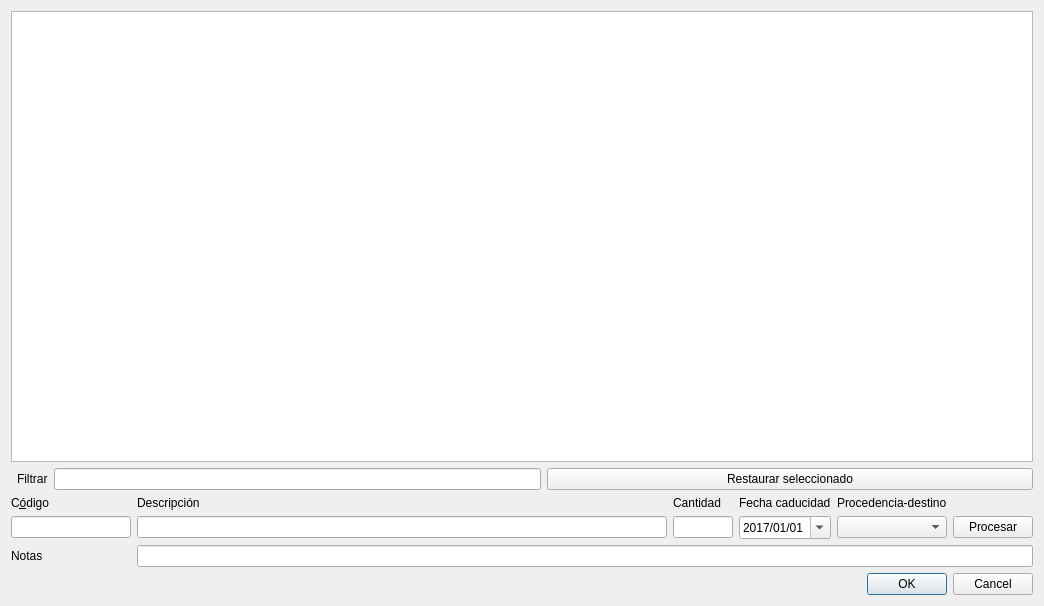
<?xml version="1.0" encoding="UTF-8"?>
<ui version="4.0">
 <class>Prestamos</class>
 <widget class="QDialog" name="Prestamos">
  <property name="geometry">
   <rect>
    <x>0</x>
    <y>0</y>
    <width>1044</width>
    <height>606</height>
   </rect>
  </property>
  <property name="windowTitle">
   <string>Dialog</string>
  </property>
  <layout class="QGridLayout" name="gridLayout_2">
   <item row="0" column="0" colspan="4">
    <widget class="QTableView" name="tableView"/>
   </item>
   <item row="3" column="3">
    <widget class="QDialogButtonBox" name="buttonBox">
     <property name="orientation">
      <enum>Qt::Horizontal</enum>
     </property>
     <property name="standardButtons">
      <set>QDialogButtonBox::Cancel|QDialogButtonBox::Ok</set>
     </property>
    </widget>
   </item>
   <item row="1" column="1">
    <widget class="QLabel" name="label_6">
     <property name="text">
      <string>Filtrar</string>
     </property>
    </widget>
   </item>
   <item row="2" column="0" colspan="4">
    <layout class="QGridLayout" name="gridLayout">
     <item row="1" column="3">
      <widget class="QDateEdit" name="dateEdit">
       <property name="displayFormat">
        <string>yyyy/MM/dd</string>
       </property>
       <property name="calendarPopup">
        <bool>true</bool>
       </property>
       <property name="date">
        <date>
         <year>2017</year>
         <month>1</month>
         <day>1</day>
        </date>
       </property>
      </widget>
     </item>
     <item row="1" column="4">
      <widget class="QComboBox" name="comboBox"/>
     </item>
     <item row="1" column="5">
      <widget class="QPushButton" name="pushButtonProcesar">
       <property name="text">
        <string>Procesar</string>
       </property>
       <property name="autoDefault">
        <bool>false</bool>
       </property>
      </widget>
     </item>
     <item row="0" column="4">
      <widget class="QLabel" name="label_5">
       <property name="text">
        <string>Procedencia-destino</string>
       </property>
      </widget>
     </item>
     <item row="0" column="0">
      <widget class="QLabel" name="label">
       <property name="text">
        <string>C&amp;ódigo</string>
       </property>
       <property name="buddy">
        <cstring>lineEditEan</cstring>
       </property>
      </widget>
     </item>
     <item row="0" column="1">
      <widget class="QLabel" name="label_2">
       <property name="text">
        <string>Descripción</string>
       </property>
       <property name="buddy">
        <cstring>lineEditDescripcion</cstring>
       </property>
      </widget>
     </item>
     <item row="0" column="2">
      <widget class="QLabel" name="label_3">
       <property name="text">
        <string>Cantidad</string>
       </property>
       <property name="buddy">
        <cstring>lineEditCantidad</cstring>
       </property>
      </widget>
     </item>
     <item row="0" column="3">
      <widget class="QLabel" name="label_4">
       <property name="text">
        <string>Fecha caducidad</string>
       </property>
       <property name="buddy">
        <cstring>dateEdit</cstring>
       </property>
      </widget>
     </item>
     <item row="1" column="0">
      <widget class="QLineEdit" name="lineEditEan">
       <property name="maximumSize">
        <size>
         <width>120</width>
         <height>16777215</height>
        </size>
       </property>
       <property name="maxLength">
        <number>13</number>
       </property>
      </widget>
     </item>
     <item row="1" column="1">
      <widget class="QLineEdit" name="lineEditDescripcion"/>
     </item>
     <item row="1" column="2">
      <widget class="QLineEdit" name="lineEditCantidad">
       <property name="maximumSize">
        <size>
         <width>60</width>
         <height>16777215</height>
        </size>
       </property>
       <property name="maxLength">
        <number>3</number>
       </property>
      </widget>
     </item>
     <item row="2" column="1" colspan="5">
      <widget class="QLineEdit" name="lineEditNotas"/>
     </item>
     <item row="2" column="0">
      <widget class="QLabel" name="label_7">
       <property name="text">
        <string>Notas</string>
       </property>
      </widget>
     </item>
    </layout>
   </item>
   <item row="1" column="2">
    <widget class="QLineEdit" name="lineEdit"/>
   </item>
   <item row="1" column="3">
    <widget class="QPushButton" name="pushButton">
     <property name="text">
      <string>Restaurar seleccionado</string>
     </property>
     <property name="autoDefault">
      <bool>false</bool>
     </property>
    </widget>
   </item>
  </layout>
 </widget>
 <resources/>
 <connections>
  <connection>
   <sender>buttonBox</sender>
   <signal>accepted()</signal>
   <receiver>Prestamos</receiver>
   <slot>accept()</slot>
   <hints>
    <hint type="sourcelabel">
     <x>248</x>
     <y>254</y>
    </hint>
    <hint type="destinationlabel">
     <x>157</x>
     <y>274</y>
    </hint>
   </hints>
  </connection>
  <connection>
   <sender>buttonBox</sender>
   <signal>rejected()</signal>
   <receiver>Prestamos</receiver>
   <slot>reject()</slot>
   <hints>
    <hint type="sourcelabel">
     <x>316</x>
     <y>260</y>
    </hint>
    <hint type="destinationlabel">
     <x>286</x>
     <y>274</y>
    </hint>
   </hints>
  </connection>
 </connections>
</ui>
